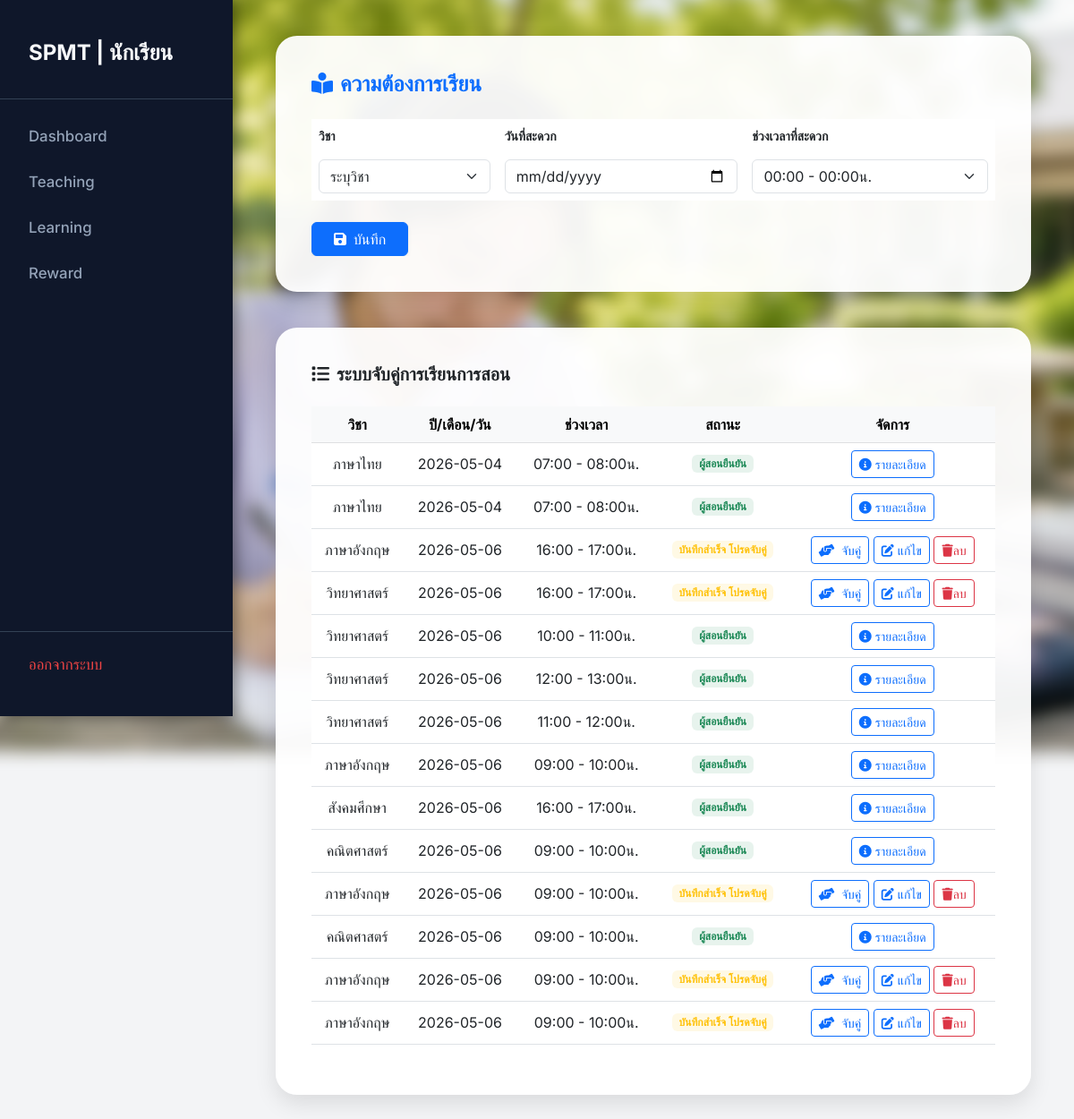
/student/learner_demand.php (signed in), run on the app's committed database.
### tables this page shows
CREATE TABLE `learner_demand` (
  `ld_id` int(11) NOT NULL,
  `user_id` int(11) NOT NULL,
  `subject_id` int(11) NOT NULL,
  `convenience_day` date NOT NULL,
  `convenience_time` int(11) NOT NULL
);

CREATE TABLE `subject` (
  `subject_id` int(11) NOT NULL,
  `subject_name` varchar(50) NOT NULL
);

### php/config.php (called while the page is built, shortened)
<?php
function timeSwitch($timePeriod)
{
    switch ($timePeriod) {
        case "1":
            $time =  "07:00 - 08:00น.";
            break;
        case "3":
            $time =  "09:00 - 10:00น.";
            break;
        case "4":
            $time =  "10:00 - 11:00น.";
            break;
        case "5":
            $time =  "11:00 - 12:00น.";
            break;
        case "6":
            $time =  "12:00 - 13:00น.";
            break;
        case "8":
            $time =  "16:00 - 17:00น.";
            break;
    }
    return $time;
}

### student/learner_demand.php (the view, shortened to what this page needs)
<?php
require('../php/config.php');
?>
<!DOCTYPE html>
<html lang="en">
<head>
    <link rel="stylesheet" href="../css/student.css">
</head>
<body>
    <div class="container-custom">
        <div class="main">
            <div class="card card-custom">
                <h4 class="text-primary fw-bold mb-4"><i class="fas fa-book-reader me-2"></i>ความต้องการเรียน</h4>
                <form action="learner_act.php" method="post">
                    <div class="table-responsive">
                        <table class="table table-borderless align-middle">
                            <thead class="small text-muted">
                                <tr>
                                    <th>วิชา</th>
                                    <th>วันที่สะดวก</th>
                                    <th>ช่วงเวลาที่สะดวก</th>
                                </tr>
                            </thead>
                            <tbody>
                                <tr>
                                    <td>
                                        <select name="subject" class="form-select" required>
                                            <option value="">ระบุวิชา</option>
                                        </select>
                                    </td>
                                    <td>
                                        <input type="date" name="availabledate" class="form-control" required>
                                    </td>
                                    <td>
                                        <select name="availabletime" class="form-select" required>
                                            <option value="">00:00 - 00:00น.</option>
                                        </select>
                                    </td>
                                </tr>
                            </tbody>
                        </table>
                        <button type="submit" name="learner_submit" class="btn btn-primary shadow-sm mt-2 px-4"><i class="fas fa-save me-2"></i>บันทึก</button>
                    </div>
                </form>
            </div>
            <div class="card card-custom">
                <h5 class="fw-bold mb-4"><i class="fas fa-list me-2"></i>ระบบจับคู่การเรียนการสอน</h5>
                <form action="learner_act.php" method="POST">
                    <div class="table-responsive">
                        <table class="table table-hover align-middle">
                            <thead class="table-light">
                                <tr>
                                    <th class="text-center">วิชา</th>
                                    <th class="text-center">ปี/เดือน/วัน</th>
                                    <th class="text-center">ช่วงเวลา</th>
                                    <th class="text-center">สถานะ</th>
                                    <th class="text-center">จัดการ</th>
                                </tr>
                            </thead>
                            <tbody>
                                <?php
                                $user_id = $_SESSION['user_id'];
                                $ld_sql = "SELECT ld.*,
                                            s.subject_name,
                                            tl.teaching_log_id,
                                            tl.ld_id AS log_ld_id
                                            FROM learner_demand ld
                                            LEFT JOIN teaching_log tl
                                            ON ld.ld_id = tl.ld_id
                                            LEFT JOIN subject s
                                            ON ld.subject_id = s.subject_id
                                            WHERE ld.user_id = '$user_id'
                                            ORDER BY ld.convenience_day";
                                $ld_result = $conn->query($ld_sql);
                                if (mysqli_num_rows($ld_result) > 0) {
                                    while ($data = mysqli_fetch_array($ld_result)) {
                                        $subject = $data['subject_name'];
                                        $date = $data['convenience_day'];
                                        $timePeriod = $data['convenience_time'];
                                        $time = timeSwitch($timePeriod);
                                        $ld_id = $data['ld_id'];
                                        $log_ld_id = $data['log_ld_id'];
                                ?>
                                        <tr>
                                            <td class="text-center"><?php echo $subject; ?></td>
                                            <td class="text-center"><?php echo $date; ?></td>
                                            <td class="text-center"><?php echo $time; ?></td>
                                            <td class="text-center">
                                                <?php if(!$log_ld_id): ?>
                                                    <span class="badge bg-warning bg-opacity-10 text-warning mb-1">บันทึกสำเร็จ โปรดจับคู่</span><br>
                                                <?php else: ?>
                                                    <span class="badge bg-success bg-opacity-10 text-success mb-1">ผู้สอนยืนยัน</span><br>
                                                <?php endif; ?>
                                            </td>
                                            <td class="text-center">
                                                <?php if(!$log_ld_id): ?>
                                                        <a href="learner_act.php?type=match&ld_id=<?php echo $data['ld_id']; ?>" class="btn btn-sm btn-outline-primary"><i class="fas fa-hands-helping me-1"></i> จับคู่</a>
                                                        <a href="learner_act.php?type=edit&ld_id=<?php echo $ld_id ?>" class="btn btn-sm btn-outline-primary"><i class="fas fa-edit me-1"></i>แก้ไข</a>
                                                        <a href="learner_act.php?type=delete&ld_id=<?php echo $ld_id ?>" class="btn btn-outline-danger btn-sm" onclick="return confirm('ยืนยันการลบ?')"><i class="fas fa-trash"></i>ลบ</a>
                                                <?php else: ?>
                                                    <a href="learner_act.php?type=ld_detail&teaching_log_id=<?= $data['teaching_log_id']; ?>" class="btn btn-sm btn-outline-primary"><i class="fas fa-info-circle me-1"></i>รายละเอียด</a>
                                                <?php endif; ?>
                                            </td>
                                        </tr>
                                    <?php
                                    }
                                } else { ?>
                                    <tr>
                                        <td colspan="4" class="text-center text-muted py-4">ไม่พบข้อมูลความต้องการเรียน</td>
                                    </tr>
                                <?php
                                }
                                ?>
                            </tbody>
                        </table>
                    </div>
                </form>
            </div>
        </div>
    </div>
</body>
</html>

### css/student.css (style rules this page uses)
:root { --primary-font: "Inter", sans-serif; }
* { margin: 0; padding: 0; box-sizing: border-box; font-family: "Inter", sans-serif; }
body { position: relative; min-height: 100vh; color: #1f2937; background-color: #f3f4f6; overflow-x: hidden; }
body::before { content: ""; position: fixed; top: 0; left: 0; width: 100vw; height: 100vh; background-image: url("../img/index_ln.webp"); background-size: cover; background-position: center; filter: blur(8px); z-index: -1; transform: scale(1.1); }
.container-custom { display: flex; width: 100%; min-height: 100vh; }
.sidebar { width: 260px; background-color: #0f172a; color: #f8fafc; display: flex; flex-direction: column; padding: 2rem 0; position: fixed; height: 100vh; box-shadow: 4px 0 15px rgba(0, 0, 0, 0.4); z-index: 10; }
.sidebar h2 { padding: 0 0rem 1.5rem 0rem; border-bottom: 1px solid #334155; margin-bottom: 1rem; }
.sidebar h2 a { color: #f8fafc; text-decoration: none; font-size: 1.5rem; font-weight: 700; }
.sidebar a { color: #94a3b8; text-decoration: none; padding: 0.8rem 2rem; display: block; font-weight: 500; transition: all 0.3s ease; font-size: 1.05rem; }
.sidebar a.btn-logout { margin-top: auto; color: #ef4444; border-top: 1px solid #334155; padding-top: 1.5rem; }
.main { margin-left: 260px; flex: 1; padding: 2.5rem 3rem; display: flex; flex-direction: column; gap: 2.5rem; }
.card-custom { background: rgba(255, 255, 255, 0.95); border-radius: 24px; border: none; box-shadow: 0 10px 25px rgba(0, 0, 0, 0.1); padding: 2.5rem; }

### data on the page
learner_demand: subject.subject_name "ภาษาไทย", convenience_day "2026-05-04", convenience_time "07:00 - 08:00น.", shows "ผู้สอนยืนยัน"
learner_demand: subject.subject_name "ภาษาอังกฤษ", convenience_day "2026-05-06", convenience_time "16:00 - 17:00น.", shows "บันทึกสำเร็จ โปรดจับคู่"
learner_demand: subject.subject_name "วิทยาศาสตร์", convenience_day "2026-05-06", convenience_time "16:00 - 17:00น.", shows "บันทึกสำเร็จ โปรดจับคู่"
learner_demand: subject.subject_name "วิทยาศาสตร์", convenience_day "2026-05-06", convenience_time "10:00 - 11:00น.", shows "ผู้สอนยืนยัน"
learner_demand: subject.subject_name "วิทยาศาสตร์", convenience_day "2026-05-06", convenience_time "12:00 - 13:00น.", shows "ผู้สอนยืนยัน"
learner_demand: subject.subject_name "วิทยาศาสตร์", convenience_day "2026-05-06", convenience_time "11:00 - 12:00น.", shows "ผู้สอนยืนยัน"
learner_demand: subject.subject_name "ภาษาอังกฤษ", convenience_day "2026-05-06", convenience_time "09:00 - 10:00น.", shows "ผู้สอนยืนยัน"
learner_demand: subject.subject_name "สังคมศึกษา", convenience_day "2026-05-06", convenience_time "16:00 - 17:00น.", shows "ผู้สอนยืนยัน"
learner_demand: subject.subject_name "คณิตศาสตร์", convenience_day "2026-05-06", convenience_time "09:00 - 10:00น.", shows "ผู้สอนยืนยัน"
learner_demand: subject.subject_name "ภาษาอังกฤษ", convenience_day "2026-05-06", convenience_time "09:00 - 10:00น.", shows "บันทึกสำเร็จ โปรดจับคู่"
learner_demand: subject.subject_name "ภาษาอังกฤษ", convenience_day "2026-05-06", convenience_time "09:00 - 10:00น.", shows "บันทึกสำเร็จ โปรดจับคู่"
learner_demand: subject.subject_name "ภาษาอังกฤษ", convenience_day "2026-05-06", convenience_time "09:00 - 10:00น.", shows "บันทึกสำเร็จ โปรดจับคู่"
